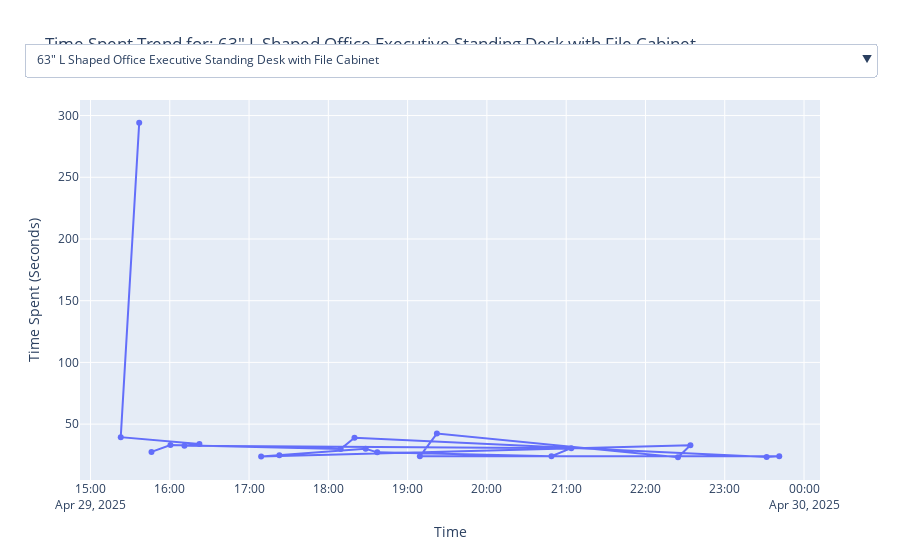

Write notebook code for a chart like this one.
### Code cell
# Step 1: prepare traces for time_spent_sec
titles = merged_df['title'].dropna().unique()
fig = go.Figure()

for i, title in enumerate(titles):
    product_data = merged_df[merged_df['title'] == title]
    fig.add_trace(go.Scatter(
        x=product_data['timestamp'],
        y=product_data['time_spent_sec'],
        mode='lines+markers',
        name=title,
        visible=(i == 0)  # Show only the first product by default
    ))

# Step 2: create dropdown buttons
dropdown_buttons = [
    dict(
        method="update",
        label=title,
        args=[{"visible": [t == i for t in range(len(titles))]},
              {"title": f"Time Spent Trend for: {title}"}]
    )
    for i, title in enumerate(titles)
]

# Step 3: apply layout
fig.update_layout(
    updatemenus=[dict(
        active=0,
        buttons=dropdown_buttons,
        x=0.5,
        xanchor="center",
        y=1.15,
        yanchor="top"
    )],
    title=f"Time Spent Trend for: {titles[0]}",
    xaxis_title="Time",
    yaxis_title="Time Spent (Seconds)",
    hovermode="x unified"
)

fig.show()

### Figure 1 — Plotly figure (JSON) as saved in the notebook; plotly's stock layout.template omitted (floating-point values rounded to 4 significant figures)
{"data": [{"mode": "lines+markers", "name": "63\" L Shaped Office Executive Standing Desk with File Cabinet", "type": "scatter", "visible": true, "x": ["2025-04-29T15:46:10.000000000", "2025-04-29T16:00:31.000000000", "2025-04-29T18:09:21.000000000", "2025-04-29T18:19:47.000000000", "2025-04-29T23:31:42.000000000", "2025-04-29T23:41:15.000000000", "2025-04-29T19:09:16.000000000", "2025-04-29T19:22:08.000000000", "2025-04-29T22:24:37.000000000", "2025-04-29T22:34:01.000000000", "2025-04-29T17:09:09.000000000", "2025-04-29T17:22:58.000000000", "2025-04-29T18:28:14.000000000", "2025-04-29T18:37:00.000000000", "2025-04-29T20:48:51.000000000", "2025-04-29T21:03:52.000000000", "2025-04-29T16:11:06.000000000", "2025-04-29T16:22:26.000000000", "2025-04-29T15:22:54.000000000", "2025-04-29T15:36:52.000000000"], "y": [27.46, 33.02, 29.87, 39.0, 23.34, 24.02, 23.89, 42.37, 23.15, 32.92, 23.76, 24.77, 29.98, 27.1, 24.06, 30.54, 32.4, 33.87, 39.45, 294.2]}, {"mode": "lines+markers", "name": "Dediu Farmhouse Computer Desk With Charging Station, Wood Corner Desk With Monitor Stand & File Drawer", "type": "scatter", "visible": false, "x": ["2025-04-29T15:46:37.000000000", "2025-04-29T18:09:51.000000000", "2025-04-29T23:32:06.000000000", "2025-04-29T19:09:40.000000000", "2025-04-29T22:25:00.000000000", "2025-04-29T17:09:33.000000000", "2025-04-29T18:28:44.000000000", "2025-04-29T20:49:15.000000000", "2025-04-29T16:11:39.000000000", "2025-04-29T15:23:33.000000000"], "y": [28.91, 31.81, 33.21, 25.9, 35.82, 39.86, 46.31, 30.88, 33.68, 28.65]}, {"mode": "lines+markers", "name": "Koree Standing & Height-Adjustable Desks", "type": "scatter", "visible": false, "x": ["2025-04-29T15:47:06.000000000", "2025-04-29T18:10:23.000000000", "2025-04-29T23:32:39.000000000", "2025-04-29T19:10:05.000000000", "2025-04-29T22:25:36.000000000", "2025-04-29T17:10:13.000000000", "2025-04-29T18:29:30.000000000", "2025-04-29T20:49:46.000000000", "2025-04-29T16:12:12.000000000", "2025-04-29T15:24:02.000000000"], "y": [290.8, 221.5, 225.7, 224.0, 190.4, 207.3, 148.1, 281.0, 230.1, 188.7]}, {"mode": "lines+markers", "name": "Caidence Computer Desk", "type": "scatter", "visible": false, "x": ["2025-04-29T15:51:57.000000000", "2025-04-29T18:14:05.000000000", "2025-04-29T23:36:25.000000000", "2025-04-29T19:13:49.000000000", "2025-04-29T22:28:46.000000000", "2025-04-29T17:13:40.000000000", "2025-04-29T18:31:58.000000000", "2025-04-29T20:54:27.000000000", "2025-04-29T16:16:02.000000000", "2025-04-29T15:27:11.000000000"], "y": [314.2, 156.7, 146.7, 237.8, 183.8, 271.8, 172.2, 260.2, 260.7, 325.7]}, {"mode": "lines+markers", "name": "Channay Writing Desk", "type": "scatter", "visible": false, "x": ["2025-04-29T15:57:11.000000000", "2025-04-29T18:16:41.000000000", "2025-04-29T23:38:51.000000000", "2025-04-29T19:17:47.000000000", "2025-04-29T22:31:50.000000000", "2025-04-29T17:18:12.000000000", "2025-04-29T18:34:51.000000000", "2025-04-29T20:58:47.000000000", "2025-04-29T16:20:23.000000000", "2025-04-29T15:32:36.000000000"], "y": [174.9, 161.1, 112.7, 233.9, 108.9, 266.1, 97.6, 277.9, 79.35, 231.7]}, {"mode": "lines+markers", "name": "Luing 59'' Executive Desk with 2 File and Storage Drawers, Computer Writing Desk with Keyboard Tray and 2 Open Compartments for Home Office", "type": "scatter", "visible": false, "x": ["2025-04-29T16:00:06.000000000", "2025-04-29T18:19:22.000000000", "2025-04-29T23:40:44.000000000", "2025-04-29T19:21:41.000000000", "2025-04-29T22:33:39.000000000", "2025-04-29T17:22:38.000000000", "2025-04-29T18:36:28.000000000", "2025-04-29T21:03:25.000000000", "2025-04-29T16:21:42.000000000", "2025-04-29T15:36:28.000000000"], "y": [25.19, 24.49, 30.9, 26.43, 22.08, 19.65, 31.56, 27.21, 43.39, 23.89]}, {"mode": "lines+markers", "name": "55'' L Shaped Executive Computer Desk with File&Storage Drawers,Home Office Writing Desk with Monitor Stand and Open Compartments", "type": "scatter", "visible": false, "x": ["2025-04-29T16:01:04.000000000", "2025-04-29T18:20:26.000000000", "2025-04-29T23:41:39.000000000", "2025-04-29T19:22:50.000000000", "2025-04-29T22:34:34.000000000", "2025-04-29T17:23:23.000000000", "2025-04-29T18:37:27.000000000", "2025-04-29T21:04:23.000000000", "2025-04-29T16:23:00.000000000", "2025-04-29T15:41:46.000000000"], "y": [28.32, 31.99, 32.33, 33.8, 28.78, 33.57, 19.86, 31.75, 27.43, 180.2]}, {"mode": "lines+markers", "name": "Seila Glass Top Height Adjustable Standing Desk, Computer Desk with Drawer, USB Port and Type-C Port", "type": "scatter", "visible": false, "x": ["2025-04-29T16:01:33.000000000", "2025-04-29T18:20:58.000000000", "2025-04-29T23:42:11.000000000", "2025-04-29T19:23:24.000000000", "2025-04-29T22:35:03.000000000", "2025-04-29T17:23:56.000000000", "2025-04-29T18:37:47.000000000", "2025-04-29T21:04:55.000000000", "2025-04-29T16:23:27.000000000", "2025-04-29T15:44:46.000000000"], "y": [22.89, 17.2, 23.38, 54.19, 24.29, 38.55, 25.27, 41.81, 56.52, 47.39]}, {"mode": "lines+markers", "name": "Kristee Adjustable and Movable Overbed Table with Hidden Casters", "type": "scatter", "visible": false, "x": ["2025-04-29T16:01:56.000000000", "2025-04-29T18:21:15.000000000", "2025-04-29T23:42:35.000000000", "2025-04-29T19:24:18.000000000", "2025-04-29T22:35:27.000000000", "2025-04-29T17:24:35.000000000", "2025-04-29T18:38:12.000000000", "2025-04-29T21:05:36.000000000", "2025-04-29T16:24:24.000000000", "2025-04-29T15:45:34.000000000"], "y": [38.02, 32.55, 29.45, 31.28, 34.39, 30.65, 27.87, 27.97, 43.53, 28.75]}], "layout": {"hovermode": "x unified", "title": {"text": "Time Spent Trend for: 63\" L Shaped Office Executive Standing Desk with File Cabinet"}, "updatemenus": [{"active": 0, "buttons": [{"args": [{"visible": [true, false, false, false, false, false, false, false, false]}, {"title": "Time Spent Trend for: 63\" L Shaped Office Executive Standing Desk with File Cabinet"}], "label": "63\" L Shaped Office Executive Standing Desk with File Cabinet", "method": "update"}, {"args": [{"visible": [false, true, false, false, false, false, false, false, false]}, {"title": "Time Spent Trend for: Dediu Farmhouse Computer Desk With Charging Station, Wood Corner Desk With Monitor Stand & File Drawer"}], "label": "Dediu Farmhouse Computer Desk With Charging Station, Wood Corner Desk With Monitor Stand & File Drawer", "method": "update"}, {"args": [{"visible": [false, false, true, false, false, false, false, false, false]}, {"title": "Time Spent Trend for: Koree Standing & Height-Adjustable Desks"}], "label": "Koree Standing & Height-Adjustable Desks", "method": "update"}, {"args": [{"visible": [false, false, false, true, false, false, false, false, false]}, {"title": "Time Spent Trend for: Caidence Computer Desk"}], "label": "Caidence Computer Desk", "method": "update"}, {"args": [{"visible": [false, false, false, false, true, false, false, false, false]}, {"title": "Time Spent Trend for: Channay Writing Desk"}], "label": "Channay Writing Desk", "method": "update"}, {"args": [{"visible": [false, false, false, false, false, true, false, false, false]}, {"title": "Time Spent Trend for: Luing 59'' Executive Desk with 2 File and Storage Drawers, Computer Writing Desk with Keyboard Tray and 2 Open Compartments for Home Office"}], "label": "Luing 59'' Executive Desk with 2 File and Storage Drawers, Computer Writing Desk with Keyboard Tray and 2 Open Compartments for Home Office", "method": "update"}, {"args": [{"visible": [false, false, false, false, false, false, true, false, false]}, {"title": "Time Spent Trend for: 55'' L Shaped Executive Computer Desk with File&Storage Drawers,Home Office Writing Desk with Monitor Stand and Open Compartments"}], "label": "55'' L Shaped Executive Computer Desk with File&Storage Drawers,Home Office Writing Desk with Monitor Stand and Open Compartments", "method": "update"}, {"args": [{"visible": [false, false, false, false, false, false, false, true, false]}, {"title": "Time Spent Trend for: Seila Glass Top Height Adjustable Standing Desk, Computer Desk with Drawer, USB Port and Type-C Port"}], "label": "Seila Glass Top Height Adjustable Standing Desk, Computer Desk with Drawer, USB Port and Type-C Port", "method": "update"}, {"args": [{"visible": [false, false, false, false, false, false, false, false, true]}, {"title": "Time Spent Trend for: Kristee Adjustable and Movable Overbed Table with Hidden Casters"}], "label": "Kristee Adjustable and Movable Overbed Table with Hidden Casters", "method": "update"}], "x": 0.5, "xanchor": "center", "y": 1.15, "yanchor": "top"}], "xaxis": {"title": {"text": "Time"}}, "yaxis": {"title": {"text": "Time Spent (Seconds)"}}}}
